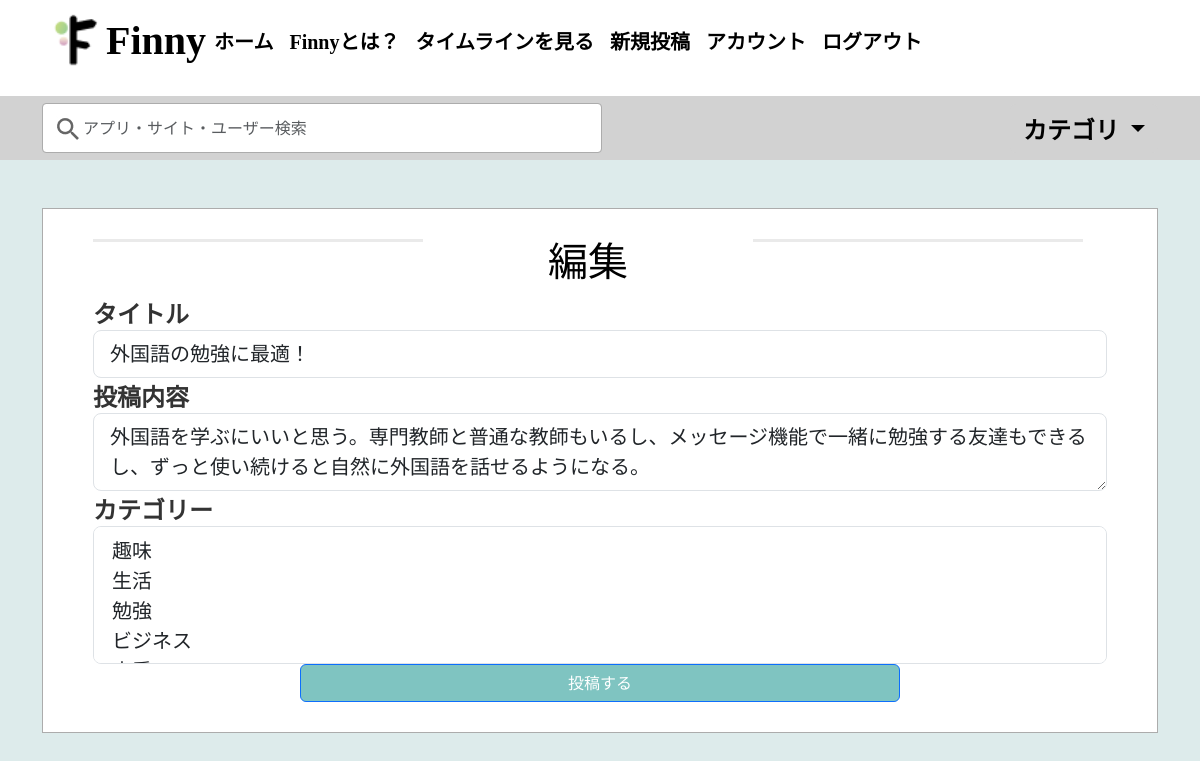
The page /review/1/update (signed in) on the database its author committed.
### flaskblog/models.py (models this page shows)
class Review(db.Model):
    id = db.Column(db.Integer, primary_key=True)
    title = db.Column(db.String(100))
    date_reviewed = db.Column(db.DateTime, nullable=False, default=get_jst_now)
    content = db.Column(db.Text)
    rating = db.Column(db.Integer)
    image_file = db.Column(db.String(20), default='post_default.png')
    is_in_timeline = db.Column(db.Boolean)
    user_id = db.Column(db.Integer, db.ForeignKey('user.id'), nullable=False)
    post_id = db.Column(db.Integer, db.ForeignKey('post.id'))
    categories= db.relationship('Category', secondary=review_category, backref='reviews')

### flaskblog/posts/routes.py (the view)
@posts.route("/review/<int:review_id>/update", methods=['GET','POST'])
@login_required
def update_review(review_id):
    review = Review.query.get_or_404(review_id)
    categories = Category.query.all()
    if review.reviewer != current_user:
        abort(403)
    form = ReviewForm()
    form.categories.choices = [(c.name) for c in categories]
    if form.validate_on_submit():
        review.title = form.title.data
        review.content = form.content.data
        review.date_reviewed = datetime.now(pytz.timezone("Asia/Tokyo"))
        if request.form.get('rating'):
            selected_rating = int(request.form.get('rating'))
            review.rating = selected_rating
        db.session.commit()
        flash('編集を保存しました!', 'success')
        return redirect(url_for('posts.review', review_id=review.id))
    elif request.method == 'GET':
        form.title.data = review.title
        form.content.data = review.content
    return render_template('create_review.html',title='Update Review', form=form, legend='編集')

### flaskblog/posts/forms.py
class ReviewForm(FlaskForm):
    title = StringField('タイトル', validators=[Length(max=100)])
    content = TextAreaField('投稿内容')
    picture = FileField('画像', validators=[FileAllowed(['jpg', 'png'])])
    categories  = SelectMultipleField('カテゴリー') #, choices=[(str(i)) for i in range(1,6)]
    is_in_timeline = BooleanField('タイムラインにも投稿する')
    submit = SubmitField('投稿する')

### flaskblog/main/forms.py
class SearchForm(FlaskForm):
    key_words = StringField('Key_words', validators=[DataRequired()])
    categories  = SelectMultipleField('Category')
    submit = SubmitField('Post')

### flaskblog/models.py (called while the page is built)
@login_manager.user_loader
def load_user(user_id):
    return User.query.get(int(user_id))

### flaskblog/users/utils.py (called while the page is built)
def is_admin(user):
    role = Role.query.filter_by(name="Admin").first()
    return user.role==role.id

def is_company(user):
    role = Role.query.filter_by(name="Company").first()
    return user.role==role.id

### flaskblog/templates/create_review.html (shortened to what this page needs)
{% extends "layout.html" %}
{% block content %}
    <div class="content-section">
        <form method="POST" action="">
            <fildset class="form-group">
                <div class="container row">
                    <hr style="border-top: 3px #ACACAC solid" class="col-sm"></hr>
                    <h1 class="col-sm d-flex align-items-center justify-content-center">{{ legend }}</h1>
                    <hr style="border-top: 3px #ACACAC solid" class="col-sm"></hr>
                </div>
                <div class="form-group">
                    {{ form.title.label(class="form-control-label") }}
                    {% if form.title.errors %}
                        {{ form.title(class="form-control form-control-lg is-invalid")}}
                        <div class="invalid-feedback">
                            {% for error in form.title.errors %}
                                <span>{{ error }}</span>
                            {% endfor %}
                        </div>
                    {% else %}
                        {{ form.title(class="form-control form-control-lg") }}
                    {% endif %}
                </div>
                <div class="form-group">
                    {{ form.content.label(class="form-control-label") }}
                    {% if form.content.errors %}
                        {{ form.content(class="form-control form-control-lg is-invalid")}}
                        <div class="invalid-feedback">
                            {% for error in form.content.errors %}
                                <span>{{ error }}</span>
                            {% endfor %}
                        </div>
                    {% else %}
                        {{ form.content(class="form-control form-control-lg") }}
                    {% endif %}
                </div>
                <div class="form-group">
                    {{ form.categories.label(class="form-control-label") }}
                    {% if form.categories.errors %}
                        {{ form.categories(class="form-control form-control-lg is-invalid", rows=3, multiple=True)}}
                        <div class="invalid-feedback">
                            {% for error in form.categories.errors %}
                                <span>{{ error }}</span>
                            {% endfor %}
                        </div>
                    {% else %}
                        {{ form.categories(class="form-control form-control-lg") }}
                    {% endif %}
                </div>
            </fildset>
            <div class="form-group text-center">
                <div class="mx-auto" style="max-width: 600px;">
                    {{ form.submit(style="background: #7FC4C1; border-radius: 6px; width: 100%;", class="btn btn-primary btn-block" )}}
                </div>
            </div>
        </form>
    </div>
{% endblock content %}

### flaskblog/static/main.css (style rules this page uses)
body { background: #DDEBEB; color: #333333; margin-top: 13em; }
h1, h2, h3, h4, h5, h6 { color: #000; font-family: Noto Sans JP; }
.content-section { background: #ffffff; padding: 30px 50px; border: 1px solid #ACACAC; margin-bottom: 20px; }
.form-control-label { color: rgba(0, 0, 0, 0.80); font-family: Noto Sans JP; font-size: 1.5rem; font-style: normal; font-weight: 600; line-height: normal; }

### rows shown on the page
Review: title "外国語の勉強に最適！", content "外国語を学ぶにいいと思う。専門教師と普通な教師もいるし、メッセージ機能で一緒に勉強する友達もできるし、ずっと使い続けると自然に外国語を話せるようになる。", categories "趣味 / 生活 / 勉強 / ビジネス"

### other values the page prints
{{ legend }} "編集"
